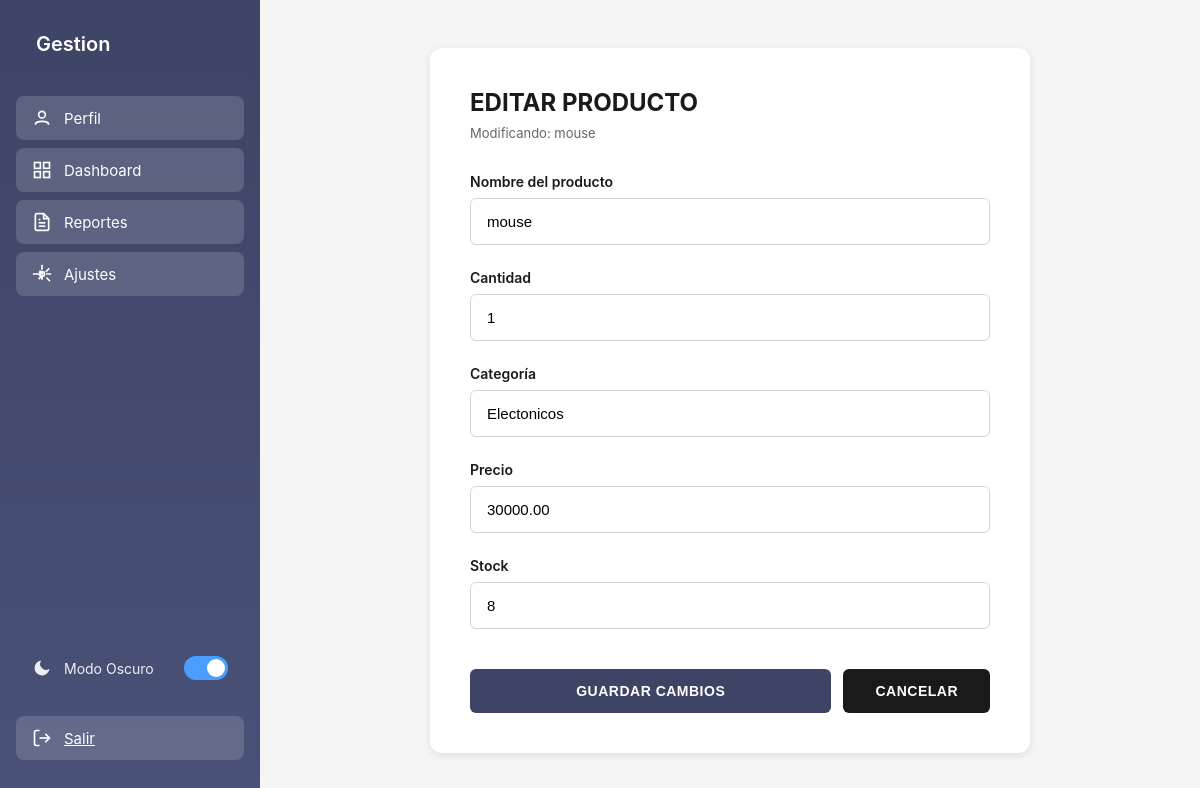
Page /producto/editar/8/ (signed in) on the committed database.
### dashboard/models.py (models this page shows, shortened)
class Product(models.Model):
    STATUS_CHOICES = [
        ('active', 'Activo'),
        ('low_stock', 'Bajo Stock'),
        ('out_of_stock', 'Agotado'),
    ]
    name = models.CharField(max_length=200, verbose_name='Nombre del producto')
    category = models.CharField(max_length=100, verbose_name='Categoría')
    quantity = models.IntegerField(default=0, verbose_name='Cantidad')
    stock = models.IntegerField(default=0, verbose_name='Stock')
    price = models.DecimalField(max_digits=10, decimal_places=2, verbose_name='Precio')
    status = models.CharField(max_length=20, choices=STATUS_CHOICES, default='active', verbose_name='Estado')
    created_at = models.DateTimeField(auto_now_add=True)
    updated_at = models.DateTimeField(auto_now=True)
    created_by = models.ForeignKey(User, on_delete=models.CASCADE, related_name='products')
    class Meta:
        ordering = ['-created_at']
        verbose_name = 'Producto'
        verbose_name_plural = 'Productos'

### dashboard/views.py (the view)
# urls.py: path('producto/editar/<int:pk>/', views.editar_producto, name='editar_producto'),
@login_required
def editar_producto(request, pk):
    producto = get_object_or_404(Product, pk=pk, created_by=request.user)
    if request.method == 'POST':
        form = ProductoForm(request.POST, instance=producto)
        if form.is_valid():
            form.save() # El método save() del modelo actualizará el estado
            messages.success(request, 'Producto actualizado exitosamente.')
            return redirect('dashboard')
    else:
        form = ProductoForm(instance=producto)
    return render(request, "dashboard/editar.html", {'form': form, 'producto': producto})

### dashboard/forms.py
class ProductoForm(forms.ModelForm):
    class Meta:
        model = Product
        fields = ['name', 'category', 'quantity', 'stock', 'price']
        labels = {
            'name': 'Nombre del producto',
            'category': 'Categoría',
            'quantity': 'Cantidad',
            'stock': 'Stock',
            'price': 'Precio',
        }
    def __init__(self, *args, **kwargs):
        super().__init__(*args, **kwargs)
        self.fields['name'].widget.attrs.update({'id': 'productName', 'required': True})
        self.fields['category'].widget.attrs.update({'id': 'category', 'required': True})
        self.fields['quantity'].widget.attrs.update({'id': 'quantity', 'required': True})
        self.fields['stock'].widget.attrs.update({'id': 'stock', 'required': True})
        self.fields['price'].widget.attrs.update({'id': 'price', 'step': '0.01', 'required': True})

### dashboard/templates/dashboard/editar.html (shortened to what this page needs)
{% extends 'dashboard/home.html' %}
{% load static %}
{% block extra_head %}
<link rel="stylesheet" href="{% static 'css/editar.css' %}">
{% endblock %}
{% block content %}
    <main class="main-content">
        <div class="form-container">
            <div class="form-card">
                <div class="form-header">
                    <h2>EDITAR PRODUCTO</h2>
                    <p>Modificando: {{ form.instance.name }}</p>
                </div>
                <form id="editProductForm" class="product-form" method="POST">
                    <div class="form-group">
                        <label for="{{ form.name.id_for_label }}">Nombre del producto</label>
                        {{ form.name }}
                    </div>
                    <div class="form-group">
                        <label for="{{ form.quantity.id_for_label }}">Cantidad</label>
                        {{ form.quantity }}
                    </div>
                    <div class="form-group">
                        <label for="{{ form.category.id_for_label }}">Categoría</label>
                        {{ form.category }}
                    </div>
                    <div class="form-group">
                        <label for="{{ form.price.id_for_label }}">Precio</label>
                        {{ form.price }}
                    </div>
                    <div class="form-group">
                        <label for="{{ form.stock.id_for_label }}">Stock</label>
                        {{ form.stock }}
                    </div>
                    <div class="form-actions">
                        <button type="submit" class="btn-submit">GUARDAR CAMBIOS</button>
                        <button type="button" class="btn-cancel"
            data-url="{% url 'dashboard' %}">CANCELAR</button>
                    </div>
                </form>
            </div>
        </div>
    </main>
{% endblock %}

### static/css/dashboard.css (style rules this page uses)
* { margin: 0; padding: 0; box-sizing: border-box; }
body { font-family: -apple-system, BlinkMacSystemFont, 'Segoe UI', Roboto, Oxygen, Ubuntu, Cantarell, sans-serif; display: flex; min-height: 100vh; background: #f5f7fa; }
.main-content { flex: 1; padding: 2rem; overflow-y: auto; }

### static/css/editar.css (style rules this page uses)
* { margin: 0; padding: 0; box-sizing: border-box; }
body { font-family: -apple-system, BlinkMacSystemFont, 'Segoe UI', Roboto, 'Helvetica Neue', Arial, sans-serif; display: flex; min-height: 100vh; background-color: #f5f5f5; }
.main-content { margin-left: 260px; flex: 1; padding: 40px; display: flex; justify-content: center; align-items: center; }
.form-container { width: 100%; max-width: 600px; }
.form-card { background: white; border-radius: 12px; box-shadow: 0 2px 8px rgba(0, 0, 0, 0.1); padding: 40px; }
.form-header { margin-bottom: 32px; }
.form-header h2 { font-size: 24px; font-weight: 700; color: #1a1a1a; margin-bottom: 8px; }
.form-header p { font-size: 13px; color: #666; font-weight: 400; }
.product-form { display: flex; flex-direction: column; gap: 24px; }
.form-group { display: flex; flex-direction: column; gap: 8px; }
.form-group label { font-size: 14px; font-weight: 600; color: #1a1a1a; }
.form-group input { padding: 14px 16px; border: 1px solid #d1d5db; border-radius: 6px; font-size: 15px; transition: all 0.3s ease; background-color: white; }
.form-actions { display: flex; gap: 12px; margin-top: 16px; }
.btn-submit { flex: 1; padding: 14px 24px; background-color: #3d4465; color: white; border: none; border-radius: 6px; font-size: 14px; font-weight: 600; cursor: pointer; transition: all 0.3s ease; letter-spacing: 0.5px; }
.btn-cancel { padding: 14px 32px; background-color: #1a1a1a; color: white; border: none; border-radius: 6px; font-size: 14px; font-weight: 600; cursor: pointer; transition: all 0.3s ease; letter-spacing: 0.5px; }

### rows in the picture
Product: instance.name "mouse", name "mouse", quantity "1", category "Electonicos", price "30000.00", stock "8"
